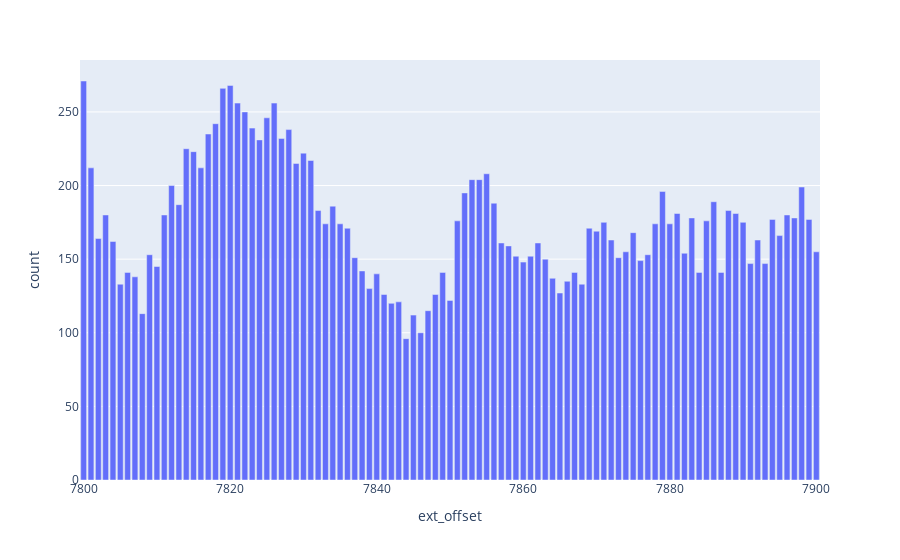

The code cell stored with this chart in its notebook:
### Code cell
fig = px.bar(gboot.extdf,x="ext_offset",y="count")
fig.update()
fig.show()

### Figure 1 — Plotly figure (JSON) as saved in the notebook; plotly's stock layout.template omitted (floating-point values rounded to 4 significant figures)
{"data": [{"alignmentgroup": "True", "hovertemplate": "ext_offset=%{x}<br>count=%{y}<extra></extra>", "legendgroup": "", "marker": {"color": "#636efa", "pattern": {"shape": ""}}, "name": "", "offsetgroup": "", "orientation": "v", "showlegend": false, "textposition": "auto", "type": "bar", "x": [7800, 7801, 7802, 7803, 7804, 7805, 7806, 7807, 7808, 7809, 7810, 7811, 7812, 7813, 7814, 7815, 7816, 7817, 7818, 7819, 7820, 7821, 7822, 7823, 7824, 7825, 7826, 7827, 7828, 7829, 7830, 7831, 7832, 7833, 7834, 7835, 7836, 7837, 7838, 7839, 7840, 7841, 7842, 7843, 7844, 7845, 7846, 7847, 7848, 7849, 7850, 7851, 7852, 7853, 7854, 7855, 7856, 7857, 7858, 7859, 7860, 7861, 7862, 7863, 7864, 7865, 7866, 7867, 7868, 7869, 7870, 7871, 7872, 7873, 7874, 7875, 7876, 7877, 7878, 7879, 7880, 7881, 7882, 7883, 7884, 7885, 7886, 7887, 7888, 7889, 7890, 7891, 7892, 7893, 7894, 7895, 7896, 7897, 7898, 7899, 7900], "xaxis": "x", "y": [271, 212, 164, 180, 162, 133, 141, 138, 113, 153, 145, 180, 200, 187, 225, 223, 212, 235, 242, 266, 268, 256, 250, 239, 231, 246, 256, 232, 238, 215, 222, 217, 183, 174, 186, 174, 171, 151, 142, 130, 140, 126, 120, 121, 96, 112, 100, 115, 126, 141, 122, 176, 195, 204, 204, 208, 188, 161, 159, 152, 148, 152, 161, 150, 137, 127, 135, 141, 133, 171, 169, 175, 163, 151, 155, 168, 149, 153, 174, 196, 174, 181, 154, 178, 141, 176, 189, 141, 183, 181, 175, 147, 163, 147, 177, 166, 180, 178, 199, 177, 155], "yaxis": "y"}], "layout": {"autosize": true, "barmode": "relative", "legend": {"tracegroupgap": 0}, "margin": {"t": 60}, "xaxis": {"anchor": "y", "autorange": true, "domain": [0, 1], "range": [7800.0, 7900.0], "title": {"text": "ext_offset"}, "type": "linear"}, "yaxis": {"anchor": "x", "autorange": true, "domain": [0, 1], "range": [0, 285.3], "title": {"text": "count"}, "type": "linear"}}}
